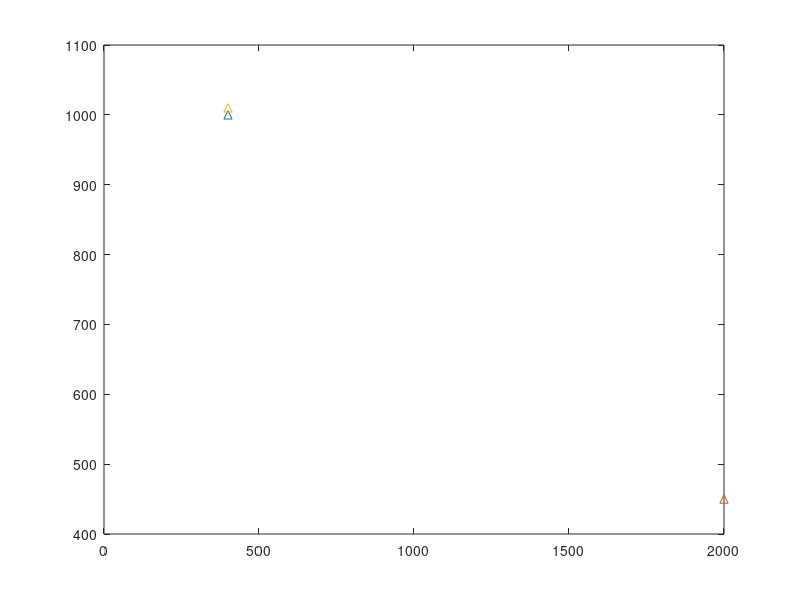
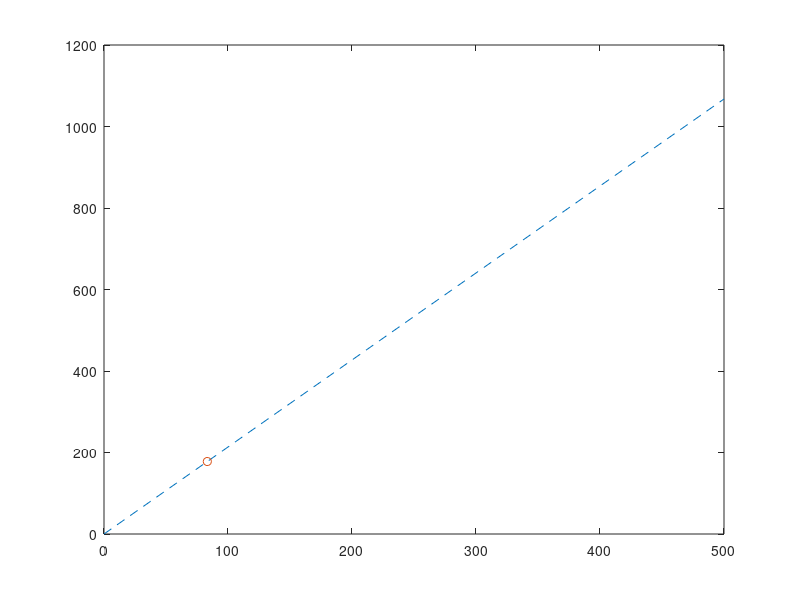

The MATLAB script that drew these images, in order: (Note: this script raises an error after producing the figures.)
clear all
close all
clc

tc=1;
w=400*1000000; %Bandwidth
%Dimensions of area to move around
X = 2500;
Y = 2500;
MINSPEED = 0;
MAXSPEED = 40;
%TIME = 90;
%Location of BTS
r1x=400;r1y=1000;
r2x=2000;r2y=450;
r3x=400;r3y=1010;
figure('visible','off')
plot(r1x,r1y,'-^')
hold on
plot(r2x,r2y,'-^')
hold on
plot(r3x,r3y,'-^')
hold off
figure('visible','on')
for N=1:1:8
%N = 10; %Number of path changes
AMOSTRAS = 1;%Number of paths starting at origin
nodes = zeros(N,6);
%nodes_speed = zeros(N,TIME);
%nodes_speed_mean = zeros (AMOSTRAS,TIME);
k=1;
separate_points=6;%points to calculate values

%Pre-allocating space to matrices:
xcorr=zeros(1,N);
ycorr=zeros(1,N);
SINR1=zeros(1,N*AMOSTRAS*separate_points);SINR2=zeros(1,N*AMOSTRAS*separate_points);SINR3=zeros(1,N*AMOSTRAS*separate_points);
pd1=zeros(1,N*AMOSTRAS*separate_points);pd2=zeros(1,N*AMOSTRAS*separate_points);pd3=zeros(1,N*AMOSTRAS*separate_points);
pmd1=zeros(1,N*AMOSTRAS*separate_points);pmd2=zeros(1,N*AMOSTRAS*separate_points);pmd3=zeros(1,N*AMOSTRAS*separate_points);
hist1=zeros(1,N*AMOSTRAS*separate_points);hist2=zeros(1,N*AMOSTRAS*separate_points);hist3=zeros(1,N*AMOSTRAS*separate_points);
weight1=zeros(1,N*AMOSTRAS*separate_points);weight2=zeros(1,N*AMOSTRAS*separate_points);weight3=zeros(1,N*AMOSTRAS*separate_points);
handoff_number=zeros(1,N*AMOSTRAS*separate_points);lowestweight=zeros(1,N*AMOSTRAS*separate_points);
totalhandoffs=zeros(1,AMOSTRAS);
count=zeros(1,N*AMOSTRAS*separate_points);
highest_sinrweight=zeros(1,N*AMOSTRAS*separate_points); lowest_weight=zeros(1,N*AMOSTRAS*separate_points);
ho_delay_snr=zeros(1,N*AMOSTRAS*separate_points); ho_delay_wei=zeros(1,N*AMOSTRAS*separate_points);
rate_sinr=zeros(1,N*AMOSTRAS*separate_points); rate_wei=zeros(1,N*AMOSTRAS*separate_points);
weighted_handoff_number=zeros(1,N*AMOSTRAS*separate_points); 
total_weightedhandoffs=zeros(1,AMOSTRAS);
% mean_snr=zeros(1,N); mean_wei=zeros(1,N);
mean_totaltime1=zeros(1,N); mean_totaltime2=zeros(1,N); mean_totaltime3=zeros(1,N);
mean_totaltime4=zeros(1,N);mean_totaltime5=zeros(1,N);mean_totaltime6=zeros(1,N);
% sinrMeanRate=zeros(1,N); weiMeanRate=zeros(1,N); 
total_count=zeros(1,N*AMOSTRAS*separate_points);
ho_delay_snr(1)=0; ho_delay_wei(1)=0;
%Start random waypoint
% figure('visible','on')
for total_pts=1:AMOSTRAS
        origin_xcorr=0;
        origin_ycorr=0;
    for i=1:N
        x = rand*X;
        y = rand*Y;
        waypointX = rand*X;
        waypointY = rand*Y;
        dist = sqrt((x-waypointX)^2+(y-waypointY)^2);
        new_waypointX = rand*X;
        new_waypointY = rand*Y;
        xcorr(i)=waypointX;
        ycorr(i)=waypointY;
        b='--';%Denote style of plot
        if i==1
            plot([0 xcorr(i)],[0 ycorr(i)],b)
            hold on
        else plot([xcorr(i-1) xcorr(i)],[ycorr(i-1) ycorr(i)],b)
            hold on
        end
        %separate single path into different points
        if waypointX>origin_xcorr
            b=waypointX;
            a=origin_xcorr;
            signx=1;
        else a=waypointX;
             b=origin_xcorr;
             signx=-1;
        end
        if waypointY>origin_ycorr
            d=waypointY;
            c=origin_ycorr;
            signy=1;
        else c=waypointY;
             d=origin_ycorr;
             signy=-1;
        end
        
        xcorr_diff=(b-a)/separate_points;
        ycorr_diff=(d-c)/separate_points;
        for pt=1:separate_points
            plotx=origin_xcorr+(xcorr_diff*signx*pt);
            ploty=origin_ycorr+(ycorr_diff*signy*pt);
            plot(plotx,ploty,'-o')
            hold on

            Rl=sqrt((plotx-r1x)^2+(ploty-r1y)^2);
            [SINR1(k)] =10*log10(trial1snr(Rl));
            snr_pd=SINR1(k);
            [pd1(k)]= trial1pd(snr_pd);
            Rl=sqrt((plotx-r2x)^2+(ploty-r2y)^2); 
            [SINR2(k)] =10*log10(trial1snr(Rl)); 
            snr_pd=SINR2(k);
            [pd2(k)]=trial1pd(snr_pd);
            Rl=sqrt((plotx-r3x)^2+(ploty-r3y)^2);
            [SINR3(k)] =10*log10(trial1snr(Rl));
            snr_pd=SINR3(k);
            [pd3(k)]=trial1pd(snr_pd);
            
            %Add hysteris to signal strength
            hist1(k)=SINR1(k)+5;
            hist2(k)=SINR2(k)+5;
            hist3(k)=SINR3(k)+5;
            %Calculate the Pmd
            pmd1(k)=1-pd1(k);
            pmd2(k)=1-pd2(k);
            pmd3(k)=1-pd3(k);
            %Calculate the variance
            var1=var(SINR1);
            var2=var(SINR2);
            var3=var(SINR3);
            
            %Calculate weighted parameter
            weight1(k)=0.6*var1+0.40*pmd1(k);
            weight2(k)=0.6*var2+0.40*pmd2(k);
            weight3(k)=0.6*var3+0.40*pmd3(k);
            
            count(k)=k;
            k=k+1;
        end
        origin_xcorr = waypointX;
        origin_ycorr = waypointY;
    end 
%end 
%Normal Handoff:
%handoff_number(1)=0; 

%for a=1:AMOSTRAS
    %disp(['Normal Handoff for path:',num2str(a)])
    handoff_number(1)=0;
    weighted_handoff_number(1)=0;
for i=1:(k-1)
      
    %Normal Handoffs
     [strong_sinr,index_sinr]=max([SINR1(i) SINR2(i) SINR3(i)]);
     highest_sinrweight(i)=index_sinr;
     rate_sinr(i)=w*log2(1+power(10,strong_sinr/10));
     %disp(['UE is connected to cell number:',num2str(highest_sinrweight(i))]);
      if i~=1
        if highest_sinrweight(i)~=highest_sinrweight(i-1)
           handoff_number(i)=handoff_number(i-1)+1;
           ho_delay_snr(i)=0.01; %HO delay add
        else handoff_number(i)=handoff_number(i-1);
             ho_delay_snr(i)=0;
        end
      end
      
      %Weighted Handoffs
     [low_weight,index_weight]=min([weight1(i) weight2(i) weight3(i)]);
     lowest_weight(i)=index_weight;
     
         switch (i)
             case 1
                 wsinr=SINR1(i);
             case 2
                 wsinr=SINR2(i);
             otherwise
                 wsinr=SINR3(i);
         end
     rate_wei(i)=w*log2(1+power(10,wsinr/10));
     %disp(['UE is connected to cell number:',num2str(lowest_weight(i))]);
     if i~=1
        if lowest_weight(i)~=lowest_weight(i-1)
           weighted_handoff_number(i)=weighted_handoff_number(i-1)+1;
           ho_delay_wei(i)=0.01; %HO delay add
        else weighted_handoff_number(i)=weighted_handoff_number(i-1);
            ho_delay_wei(i)=0;
        end
     end
end
 %disp(['Number of Handoffs:',num2str(handoff_number(i))])
 totalhandoffs(1,total_pts)=handoff_number(i);
 total_weightedhandoffs(1,total_pts)=weighted_handoff_number(i);
end
mean_snr(N)=mean(totalhandoffs(:));
mean_wei(N)=mean(total_weightedhandoffs(:));
% disp(['For path with changes N: ',num2str(N)]);
% disp(['Average number of Normal Handoffs:',num2str(mean_snr(N))])
% disp(['Average number of Weighted Handoffs:',num2str(mean_wei(N))])
total_count(tc)=N; tc=tc+1;

%Calculating delay for each path sinr
%For 90 load
[totaltime1]=trial1delay(rate_sinr,0.9); %Total delay fromm queue
mean_totaltime1(N)=mean(totaltime1*10^3+ho_delay_snr);
%For 50% load
[totaltime2]=trial1delay(rate_sinr,0.5); %Total delay fromm queue
mean_totaltime2(N)=mean(totaltime2*10^3+ho_delay_snr);
%For 10% load
[totaltime3]=trial1delay(rate_sinr,0.1); %Total delay fromm queue
mean_totaltime3(N)=mean(totaltime3*10^3+ho_delay_snr);

%Calculating delay for each path weighted
%For 90 load
[totaltime4]=trial1delay(rate_wei,0.9); %Total delay fromm queue
mean_totaltime4(N)=mean(totaltime4*10^3+ho_delay_wei);
%For 50% load
[totaltime5]=trial1delay(rate_wei,0.5); %Total delay fromm queue
mean_totaltime5(N)=mean(totaltime5*10^3+ho_delay_wei);
%For 10% load
[totaltime6]=trial1delay(rate_wei,0.1); %Total delay fromm queue
mean_totaltime6(N)=mean(totaltime6*10^3+ho_delay_wei);

%Calculating mean data rate
%For normal handoff
sinrMeanRate(N)=mean(rate_sinr);
weiMeanRate(N)=mean(rate_wei);
end
%SINR plot
figure('visible','off') %Turns off plot generation
snrcombined = [SINR1(:) SINR2(:) SINR3(:)];
bar(count,snrcombined,'grouped')
title('SINR values compared each time')
legend('BS1','BS2','BS3')

%variance and pmd plot plot
figure('visible','off') %Turns off plot generation
weight_combined = [weight1(:) weight2(:) weight3(:)];
bar(count,weight_combined,'grouped')
title('Weight values compared each time')
legend('BS1','BS2','BS3')

%Rate of UE
figure('visible','on')
bar(rate_sinr)
title('Average data rate')
ylabel('Rate in bps ->');

%Rate of UE
figure('visible','off')
ratecombined=[rate_sinr(:) rate_wei(:)];
bar(ratecombined,'grouped')
title('Rate as UE moves through Base stations')
ylabel('Rate ->');
legend('Normal handoff','Weighted Handoff')

%Final handoffs plot
figure('visible','on')
plot(mean_snr)
hold on
plot(mean_wei)
hold off
title('Number of handoffs for all N values');

%To plot mean delay v/s data rate:
%For 90 load
%rateasc=sort(rate(:));
[totaltime1]=trial1delay(rate_sinr,0.9); %Total delay fromm queue
figure('visible','off')
plot(totaltime1*10^6+0.5076,'-o')
disp(['Average delay with 90% load:',num2str(mean(totaltime1))]);
hold on
%For 50% load
[totaltime2]=trial1delay(rate_sinr,0.5); %Total delay fromm queue
plot(totaltime2*10^6+0.5076,'-^')
disp(['Average delay with 50% load:',num2str(mean(totaltime2))]);
hold on
%For 10% load
[totaltime3]=trial1delay(rate_sinr,0.1); %Total delay fromm queue
plot(totaltime3*10^6+0.5076,'-s')
disp(['Average delay with 10% load:',num2str(mean(totaltime3))]);
hold off
legend('For 90% load','For 50% load','For 10% load')
title('Latency vs rate')
ylabel('Mean Delay in terms of msecs->');

%Mean latency for all 3 paths:
figure('visible','off')
plot(mean_totaltime1*10^3+0.5076,'-o')
hold on
plot(mean_totaltime4*10^3+0.5076,'-^')
hold off
ylabel('Latency in msecs');title('Total latency vs Load for both handoffs');
legend('Normal:90%','Weighted:90%');
figure('visible','off')
plot(mean_totaltime2*10^3+0.5076,'-o')
hold on
plot(mean_totaltime5*10^3+0.5076,'-^')
hold off
ylabel('Latency in msecs');title('Total latency vs Load for both handoffs');
legend('Normal:50%','Weighted:50%');
figure('visible','off')
plot(mean_totaltime3*10^3+0.5076,'-o')
hold on
plot(mean_totaltime6*10^3+0.5076,'-^')
hold off
ylabel('Latency in msecs');title('Total latency vs Load for both handoffs');
legend('Normal:10%','Weighted:10%');

%Percentage of improvement
percent_90=100*((mean_totaltime1*10^3+0.5076)-(mean_totaltime4*10^3+0.5076))/(mean_totaltime1*10^3+0.5076);
percent_50=100*((mean_totaltime2*10^3+0.5076)-(mean_totaltime5*10^3+0.5076))/(mean_totaltime2*10^3+0.5076);
percent_10=100*((mean_totaltime4*10^3+0.5076)-(mean_totaltime6*10^3+0.5076))/(mean_totaltime3*10^3+0.5076);
figure('visible','off')
percent_combined=[percent_90 percent_50(:) percent_10(:)];
bar(percent_combined,'grouped')
title('Percentage improvement in weighted handoffs'); 
%legend('For 90% Load','For 50% Load','For 10% Load');
ylabel('Percent Improvement ->');

%Mean Rate difference
figure('visible','off')
mean_rateCombined=[weiMeanRate(:) sinrMeanRate(:)];
bar(mean_rateCombined,'grouped')
legend('Weighted handoff','Normal handoff')
title('Mean data rate comparison');ylabel('Mean data rate->');